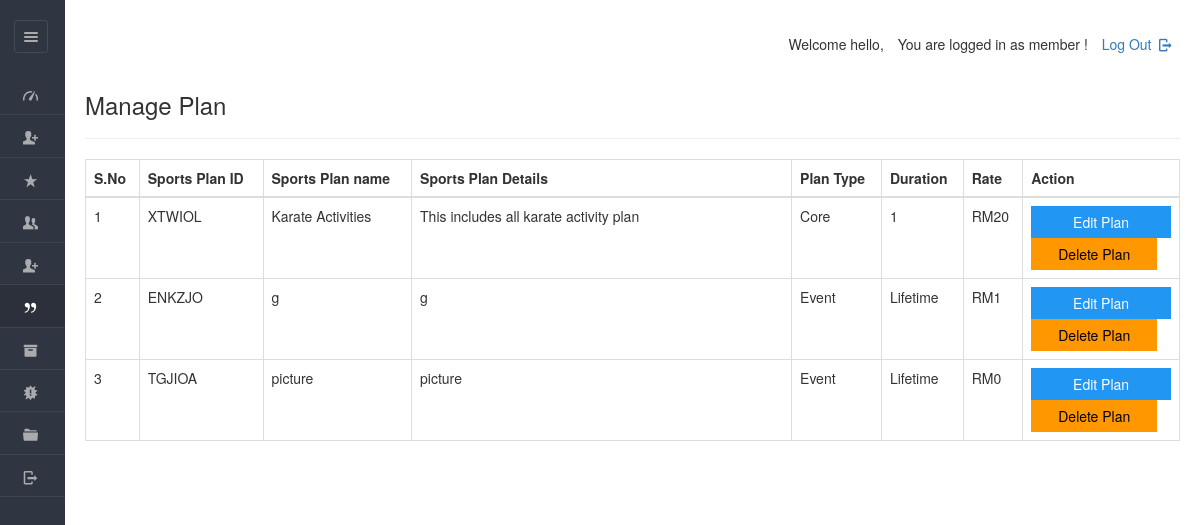
The app's page /dashboard/admin/view_plan.php (signed in), older data.
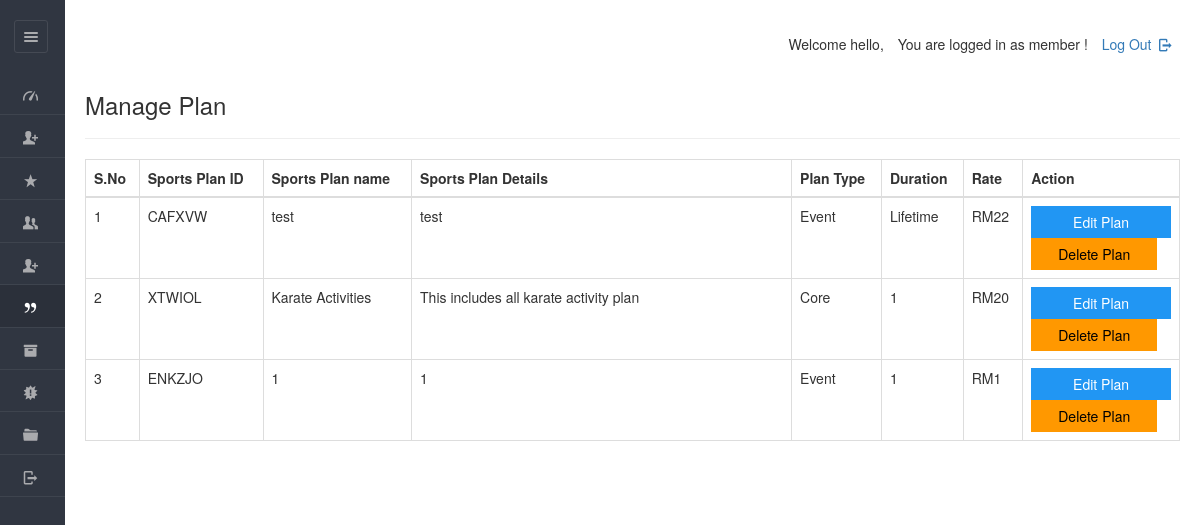
The same page, newer data.
### tables this page shows
CREATE TABLE `plan` (
  `planid` varchar(8) NOT NULL,
  `planName` varchar(20) NOT NULL,
  `description` varchar(200) NOT NULL,
  `planType` varchar(50) NOT NULL,
  `validity` varchar(20) NOT NULL DEFAULT 'Lifetime',
  `amount` int(10) NOT NULL DEFAULT 0,
  `active` varchar(255) NOT NULL
);

### dashboard/admin/view_plan.php (the view, shortened to what this page needs)
<?php
require '../../include/db_conn.php';
?>
<!DOCTYPE html>
<html lang="en">
<head>
    <link rel="stylesheet" href="../../css/style.css"  id="style-resource-5">
    <link rel="stylesheet" href="../../css/dashMain.css">
    <link rel="stylesheet" type="text/css" href="../../css/entypo.css">
	<link href="a1style.css" rel="stylesheet" type="text/css">
	<link rel="stylesheet" href="https://maxcdn.bootstrapcdn.com/bootstrap/3.4.1/css/bootstrap.min.css">
	<link rel="stylesheet" href="../../css/dashboard/sidebar.css">
</head>
     <body class="page-body  page-fade" onload="collapseSidebar()">
    	<div class="page-container sidebar-collapsed" id="navbarcollapse">
		<div class="sidebar-menu">
			<header class="logo-env">
					<div class="sidebar-collapse" onclick="collapseSidebar()">
				<a href="#" class="sidebar-collapse-icon with-animation">
					<i class="entypo-menu"></i>
				</a>
			</div>
			</header>
    		<?php include('nav.php'); ?>
    	</div>
    		<div class="main-content">
				<div class="row">
					<div class="col-md-6 col-sm-8 clearfix">
					</div>
					<div class="col-md-6 col-sm-4 clearfix hidden-xs">
						<ul class="list-inline links-list pull-right">
							<li>
								<a href="logout.php">
									Log Out <i class="entypo-logout right"></i>
								</a>
							</li>
						</ul>
					</div>
				</div>
		<h3>Manage Plan</h3>
		<hr />
		<table class="table table-bordered datatable" id="table-1" border=1>
			<thead>
				<tr>
					<th>S.No</th>
					<th>Sports Plan ID</th>
					<th>Sports Plan name</th>
					<th>Sports Plan Details</th>
					<th>Plan Type</th>
					<th>Duration</th>
					<th>Rate</th>
					<th>Action</th>
				</tr>
			</thead>
				<tbody>
					<?php
					$query  = "select * from plan where active='yes' ORDER BY amount DESC";
					$result = mysqli_query($con, $query);
					$sno    = 1;
					if (mysqli_affected_rows($con) != 0) {
					    while ($row = mysqli_fetch_array($result, MYSQLI_ASSOC)) {
					        $msgid = $row['planid'];
					        echo "<tr><td>" . $sno . "</td>";
					        echo "<td>" . $row['planid'] . "</td>";
					        echo "<td>" . $row['planName'] . "</td>";
					        echo "<td width='380'>" . $row['description'] . "</td>";
							echo "<td>" . $row['planType'] . "</td>";
					        echo "<td>" . $row['validity'] . "</td>";
					        echo "<td>RM" . $row['amount'] . "</td>";
					        $sno++;
					        echo '<td><a href=edit_plan.php?id="'.$row['planid'].'"><input type="button" class="a1-btn a1-blue" id="boxxe" style="width:100%" value="Edit Plan" ></a><form action="del_plan.php" method="post" onSubmit="return ConfirmDelete();"><input type="hidden" name="name" value="' . $msgid .'"/><input type="submit" id="button1" value="Delete Plan" class="a1-btn a1-orange"/></form></td></tr>';
					    }
					}
					?>
				</tbody>
		</table>
    	</div>
    </body>
</html>

Row changes from the older to the newer data that the page shows:
removed plan: planid "TGJIOA", planName "picture", description "picture", planType "Event", validity "Lifetime", amount "0"
added plan: planid "CAFXVW", planName "test", description "test", planType "Event", validity "Lifetime", amount "22"
changed plan "ENKZJO": planName "g" → "1"; description "g" → "1"; validity "Lifetime" → "1"
